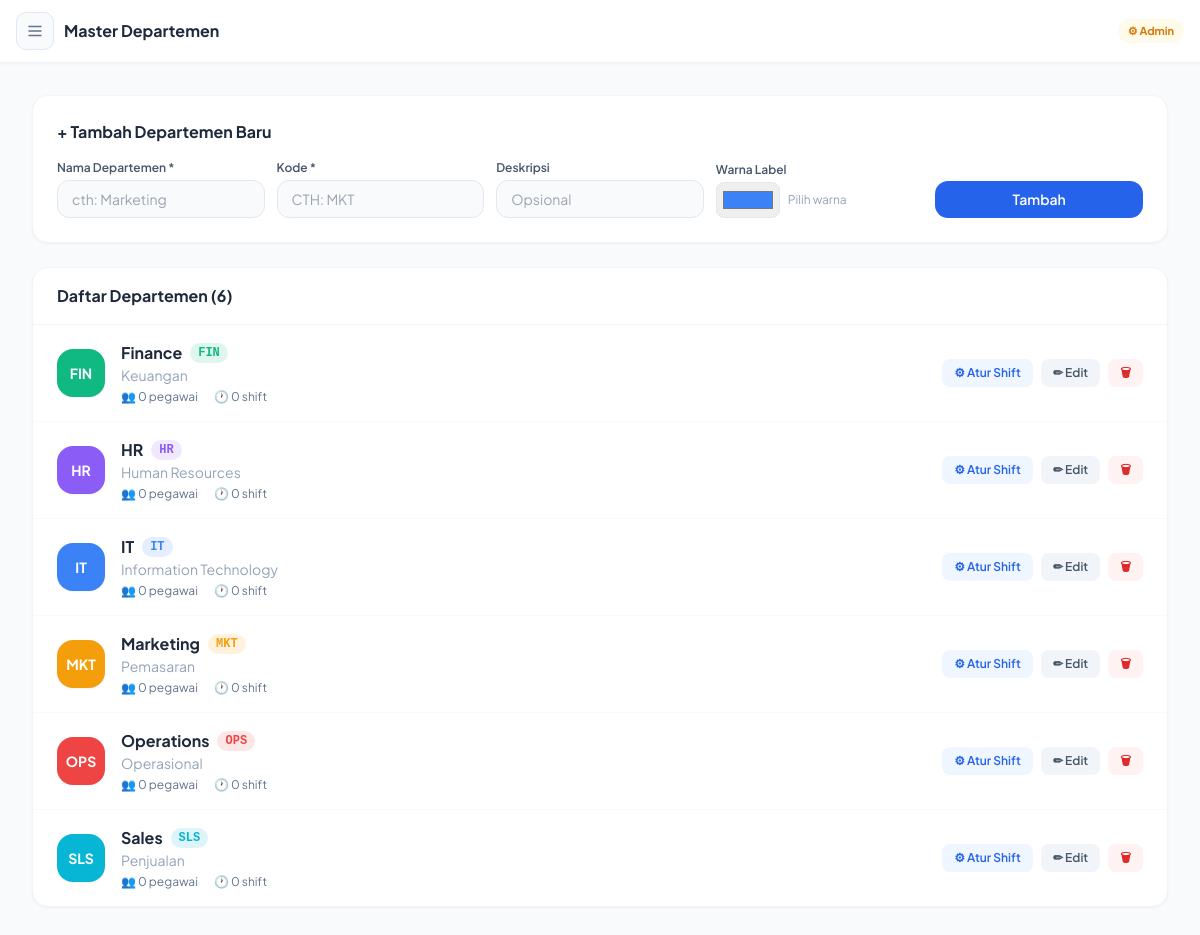
Page /admin/departemen (signed in) on the committed database.
### tables this page shows
CREATE TABLE departemen (
            id INTEGER PRIMARY KEY AUTOINCREMENT,
            nama TEXT UNIQUE NOT NULL,
            kode TEXT UNIQUE NOT NULL,
            deskripsi TEXT,
            warna TEXT DEFAULT "#3b82f6",
            aktif INTEGER DEFAULT 1,
            created_at DATETIME DEFAULT CURRENT_TIMESTAMP
        );

### app.py (the view)
@app.route('/admin/departemen')
@admin_required
def admin_departemen():
    conn=get_db()
    depts=conn.execute("""SELECT d.*,COUNT(DISTINCT u.id) as total_pegawai,COUNT(DISTINCT ds.shift_id) as total_shift
        FROM departemen d LEFT JOIN users u ON u.departemen_id=d.id AND u.status='active' AND u.role='user'
        LEFT JOIN departemen_shift ds ON ds.departemen_id=d.id
        GROUP BY d.id ORDER BY d.nama""").fetchall()
    shifts=conn.execute("SELECT * FROM shift WHERE aktif=1 ORDER BY jam_masuk").fetchall()
    dept_shifts={}
    for ds in conn.execute("SELECT * FROM departemen_shift").fetchall():
        dept_shifts.setdefault(ds['departemen_id'],[]).append(ds['shift_id'])
    conn.close()
    return render_template('admin/departemen.html',depts=depts,shifts=shifts,dept_shifts=dept_shifts)

### app.py (called while the page is built)
def get_db():
    conn = sqlite3.connect(DB_PATH)
    conn.row_factory = sqlite3.Row
    return conn

def admin_required(f):
    @wraps(f)
    def dec(*a,**kw):
        if 'user_id' not in session or session.get('role')!='admin':
            flash('Akses ditolak!','error'); return redirect(url_for('dashboard'))
        return f(*a,**kw)
    return dec

### templates/admin/departemen.html (shortened to what this page needs)
{% extends 'admin/layout.html' %}
{% block page_title %}Master Departemen{% endblock %}
{% block content %}
<div class="space-y-6">
  <div class="bg-white rounded-2xl shadow-sm border border-slate-100 p-6">
    <h3 class="font-bold text-slate-800 mb-4">+ Tambah Departemen Baru</h3>
    <form method="POST" action="/admin/departemen/tambah" class="grid grid-cols-1 md:grid-cols-5 gap-3 items-end">
      <div>
        <label class="block text-xs font-semibold text-slate-600 mb-1">Nama Departemen *</label>
        <input type="text" name="nama" required placeholder="cth: Marketing" class="input-field text-sm py-2">
      </div>
      <div>
        <label class="block text-xs font-semibold text-slate-600 mb-1">Kode *</label>
        <input type="text" name="kode" required placeholder="cth: MKT" maxlength="8" class="input-field text-sm py-2 uppercase">
      </div>
      <div>
        <label class="block text-xs font-semibold text-slate-600 mb-1">Deskripsi</label>
        <input type="text" name="deskripsi" placeholder="Opsional" class="input-field text-sm py-2">
      </div>
      <div>
        <label class="block text-xs font-semibold text-slate-600 mb-1">Warna Label</label>
        <div class="flex items-center gap-2">
          <input type="color" name="warna" value="#3b82f6" class="h-9 w-16 rounded-lg border border-slate-200 cursor-pointer p-1">
          <span class="text-xs text-slate-400">Pilih warna</span>
        </div>
      </div>
      <button type="submit" class="btn-primary py-2">Tambah</button>
    </form>
  </div>
  <div class="bg-white rounded-2xl shadow-sm border border-slate-100">
    <div class="px-6 py-4 border-b border-slate-100 flex items-center justify-between">
      <h3 class="font-bold text-slate-800">Daftar Departemen ({{ depts|length }})</h3>
    </div>
    <div class="divide-y divide-slate-50">
      {% for d in depts %}
      <div class="px-6 py-4 hover:bg-slate-50 transition-colors" id="dept-{{ d.id }}">
        <div class="flex items-center justify-between flex-wrap gap-3">
          <div class="flex items-center gap-4 flex-1">
            <div class="w-12 h-12 rounded-2xl flex items-center justify-center text-white font-bold text-sm flex-shrink-0 shadow-sm" style="background:{{ d.warna }}">
              {{ d.kode[:3] }}
            </div>
            <div class="flex-1 min-w-0">
              <div class="flex items-center gap-2 flex-wrap">
                <p class="font-bold text-slate-800">{{ d.nama }}</p>
                <span class="text-xs px-2 py-0.5 rounded-full font-mono font-semibold" style="background:{{ d.warna }}22; color:{{ d.warna }}">{{ d.kode }}</span>
              </div>
              <p class="text-sm text-slate-400">{{ d.deskripsi or '-' }}</p>
              <div class="flex items-center gap-4 mt-1 text-xs text-slate-500">
                <span>👥 {{ d.total_pegawai }} pegawai</span>
                <span>🕐 {{ d.total_shift }} shift</span>
              </div>
            </div>
          </div>
          <div class="flex items-center gap-2 flex-shrink-0">
            <button onclick="toggleShiftPanel({{ d.id }})" class="text-xs bg-blue-50 hover:bg-blue-100 text-blue-600 font-semibold px-3 py-1.5 rounded-lg transition-colors">
              ⚙ Atur Shift
            </button>
            <button onclick="toggleEdit({{ d.id }})" class="text-xs bg-slate-100 hover:bg-slate-200 text-slate-600 font-semibold px-3 py-1.5 rounded-lg transition-colors">
              ✏ Edit
            </button>
            <form method="POST" action="/admin/departemen/hapus/{{ d.id }}" onsubmit="return confirm('Hapus departemen {{ d.nama }}?')">
              <button type="submit" class="text-xs bg-red-50 hover:bg-red-100 text-red-600 font-semibold px-3 py-1.5 rounded-lg transition-colors">🗑</button>
            </form>
          </div>
        </div>
      </div>
      {% else %}
      <div class="px-6 py-12 text-center text-slate-400">
        <p class="text-4xl mb-3">🏢</p>
        <p class="font-semibold">Belum ada departemen</p>
        <p class="text-sm mt-1">Tambahkan departemen pertama di atas</p>
      </div>
      {% endfor %}
    </div>
  </div>
</div>
{% endblock %}

### templates/base.html (style rules this page uses)
* { font-family:'Plus Jakarta Sans',sans-serif;-webkit-tap-highlight-color:transparent;box-sizing:border-box }
body { -webkit-font-smoothing:antialiased }
.btn-primary { background:#2563eb;color:#fff;font-weight:600;padding:11px 20px;border-radius:13px;font-size:14px;border:none;cursor:pointer;transition:all .18s;display:inline-flex;align-items:center;justify-content:center;gap:6px;text-decoration:none;white-space:nowrap;-webkit-appearance:none }
.input-field { width:100%;background:#f8fafc;border:1.5px solid #e2e8f0;border-radius:12px;padding:12px 14px;font-size:15px;color:#1e293b;transition:all .18s;outline:none;-webkit-appearance:none;appearance:none }

### rows in the picture
departemen: kode "FIN", nama "Finance", deskripsi "Keuangan", total_pegawai "0", total_shift "0"
departemen: kode "HR", nama "HR", deskripsi "Human Resources", total_pegawai "0", total_shift "0"
departemen: kode "IT", nama "IT", deskripsi "Information Technology", total_pegawai "0", total_shift "0"
departemen: kode "MKT", nama "Marketing", deskripsi "Pemasaran", total_pegawai "0", total_shift "0"
departemen: kode "OPS", nama "Operations", deskripsi "Operasional", total_pegawai "0", total_shift "0"
departemen: kode "SLS", nama "Sales", deskripsi "Penjualan", total_pegawai "0", total_shift "0"

### other values in the picture
{{ depts|length }} "6"
